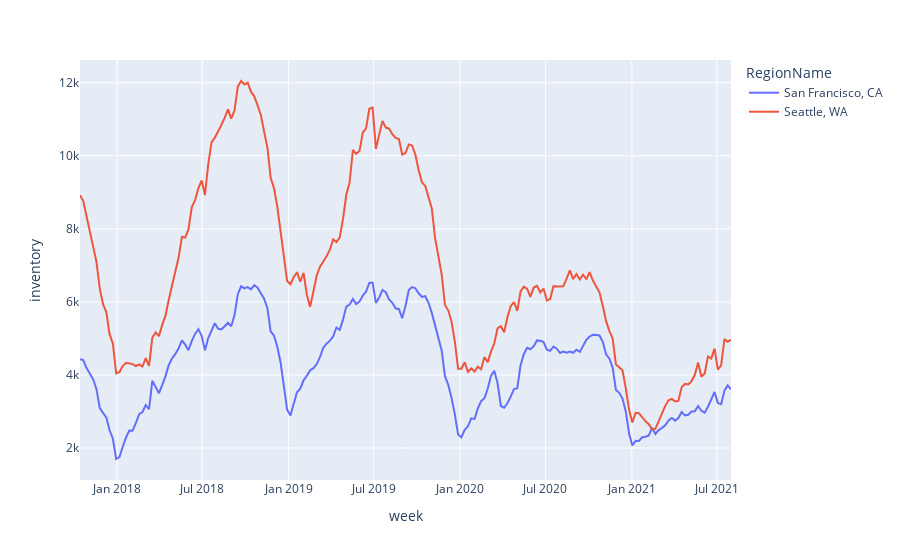

The cell this chart's notebook holds for it:
### Code cell
fig = px.line(df, x="week", y="inventory", color = 'RegionName')
fig.show()

### Figure 1 — Plotly figure (JSON) as saved in the notebook; plotly's stock layout.template omitted (floating-point values rounded to 4 significant figures; data arrays with more than 128 entries replaced by an {"elided": "..."} marker saying what was removed)
{"data": [{"hovertemplate": "RegionName=San Francisco, CA<br>week=%{x}<br>inventory=%{y}<extra></extra>", "legendgroup": "San Francisco, CA", "line": {"color": "#636efa", "dash": "solid"}, "marker": {"symbol": "circle"}, "mode": "lines", "name": "San Francisco, CA", "orientation": "v", "showlegend": true, "type": "scatter", "x": {"elided": "199 str values"}, "xaxis": "x", "y": {"elided": "199 int values"}, "yaxis": "y"}, {"hovertemplate": "RegionName=Seattle, WA<br>week=%{x}<br>inventory=%{y}<extra></extra>", "legendgroup": "Seattle, WA", "line": {"color": "#EF553B", "dash": "solid"}, "marker": {"symbol": "circle"}, "mode": "lines", "name": "Seattle, WA", "orientation": "v", "showlegend": true, "type": "scatter", "x": {"elided": "199 str values"}, "xaxis": "x", "y": {"elided": "199 int values"}, "yaxis": "y"}], "layout": {"legend": {"title": {"text": "RegionName"}, "tracegroupgap": 0}, "margin": {"t": 60}, "xaxis": {"anchor": "y", "domain": [0, 1], "title": {"text": "week"}}, "yaxis": {"anchor": "x", "domain": [0, 1], "title": {"text": "inventory"}}}}
